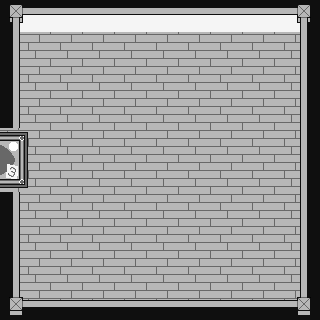

This game map was drawn from its Tiled (.tmx) file and the tilesets committed beside it. A one-line description and the trimmed map source follow:
An orthogonal 10x10 tile map with 32x32 px tiles, 1 tile layer (Tile Layer 1).

<map version="1.0" orientation="orthogonal" width="10" height="10" tilewidth="32" tileheight="32">
 <tileset firstgid="1" name="study_tiles" tilewidth="32" tileheight="32">
  <image source="situationgame/tilesetsituationver3.png" width="256" height="288" />
 </tileset>
 <layer name="Tile Layer 1" width="10" height="10">
  <data>[100 cells, 100 non-empty, 11 distinct tile ids]</data>
 </layer>
</map>
